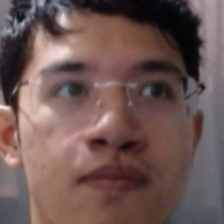
#> input picture Proyecto1/dataset/Abel_Martinez_Integrante1/img_1.jpg, 224 x 224 px, given in place of the camera
$ python lector.py
#> lines starting #> are read from the running program, lines starting #| are printed output that depends on the picture; after the words box and inside, x2 and y2 are one past the last pixel; in counts of white or black regions, pixels touching at a corner belong together
import cv2
import os


nombre_clase = "familiar5"
path_salida = f"dataset/{nombre_clase}/"
num_fotos = 50

# crea la carpeta si no existe
if not os.path.exists(path_salida):
    os.makedirs(path_salida)

#detector de rostros
face_cascade = cv2.CascadeClassifier(cv2.data.haarcascades + "haarcascade_frontalface_default.xml")


cap = cv2.VideoCapture(0)
contador = 0

print(f"Guardando fotos en: {path_salida}")
print("Presiona 'q' para salir antes de tiempo.")

while True:
    ret, frame = cap.read()
#> frame is the input picture: shape (224, 224, 3); mean B, G, R 84.1, 86.9, 110.8
    gray = cv2.cvtColor(frame, cv2.COLOR_BGR2GRAY)
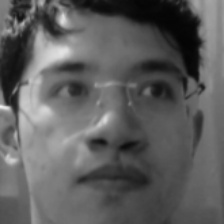
#> gray: shape (224, 224); min 4, max 243, mean 93.7

    faces = face_cascade.detectMultiScale(gray, 1.3, 5)
#> faces = [[12, 15, 196, 196]]

    for (x,y,w,h) in faces:
        rostro = frame[y:y+h, x:x+w]
        rostro = cv2.resize(rostro, (224,224))  # tamaño estándar

        contador += 1
        file_name = path_salida + f"img_{contador}.jpg"
        cv2.imwrite(file_name, rostro)

        cv2.rectangle(frame, (x,y), (x+w,y+h), (0,255,0), 2)
        cv2.putText(frame, f"Fotos: {contador}/{num_fotos}", (10,30),
                    cv2.FONT_HERSHEY_SIMPLEX, 1, (0,255,0), 2)
#> this loop made 1 pass
#> (x, y, w, h, contador, file_name) on pass 1: (12, 15, 196, 196, 1, 'dataset/familiar5/img_1.jpg')
#> pass 1, `rostro = frame[y:y+h, x:x+w]`:
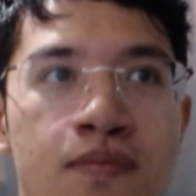
#> rostro: shape (196, 196, 3); mean B, G, R 82.9, 87.3, 114.6
#> after the loop:
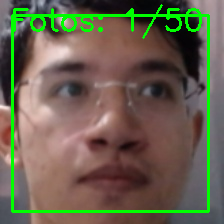
#> frame: shape (224, 224, 3); 6.67% of pixels changed, all inside (x1, y1, x2, y2) = (11, 4, 210, 213)
#> after the loop, contador = 1

    cv2.imshow("Captura de Fotos", frame)

    if cv2.waitKey(1) & 0xFF == ord('q'):
#> (key q is pressed here)
        break

    if contador >= num_fotos:
        break

cap.release()
cv2.destroyAllWindows()

print("✔ Captura completa.")

$ run again, on Proyecto1/dataset/Abel_Martinez_Integrante1/img_10.jpg
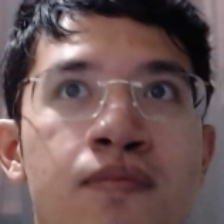
#> input picture Proyecto1/dataset/Abel_Martinez_Integrante1/img_10.jpg, 224 x 224 px, given in place of the camera
#> frame is the input picture: shape (224, 224, 3); mean B, G, R 87.2, 88, 112.2
#> faces = [[15, 13, 196, 196]]
#> the loop `for (x,y,w,h) in faces:` made 1 pass
#> (x, y, w, h, contador, file_name) on pass 1: (15, 13, 196, 196, 1, 'dataset/familiar5/img_1.jpg')
#> pass 1, `rostro = frame[y:y+h, x:x+w]`:
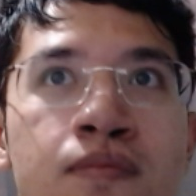
#> rostro: shape (196, 196, 3); mean B, G, R 86.6, 88.6, 115.5
#> after the loop `for (x,y,w,h) in faces:`:
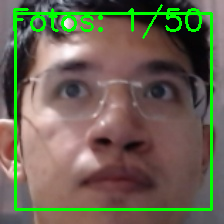
#> frame: shape (224, 224, 3); 6.78% of pixels changed, all inside (x1, y1, x2, y2) = (13, 4, 213, 211)
#> after the loop `for (x,y,w,h) in faces:`: contador = 1

$ run again, on Proyecto1/dataset/Abel_Martinez_Integrante1/img_14.jpg
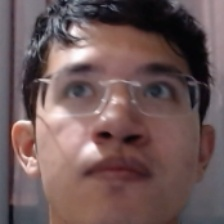
#> input picture Proyecto1/dataset/Abel_Martinez_Integrante1/img_14.jpg, 224 x 224 px, given in place of the camera
#> frame is the input picture: shape (224, 224, 3); mean B, G, R 87.9, 88.1, 110.5
#> faces = [[15, 10, 196, 196]]
#> the loop `for (x,y,w,h) in faces:` made 1 pass
#> (x, y, w, h, contador, file_name) on pass 1: (15, 10, 196, 196, 1, 'dataset/familiar5/img_1.jpg')
#> pass 1, `rostro = frame[y:y+h, x:x+w]`:
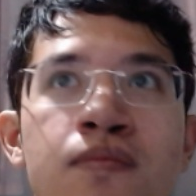
#> rostro: shape (196, 196, 3); mean B, G, R 87.1, 88.5, 113.7
#> after the loop `for (x,y,w,h) in faces:`:
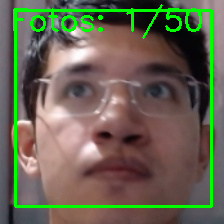
#> frame: shape (224, 224, 3); 6.66% of pixels changed, all inside (x1, y1, x2, y2) = (13, 4, 213, 208)
#> after the loop `for (x,y,w,h) in faces:`: contador = 1
